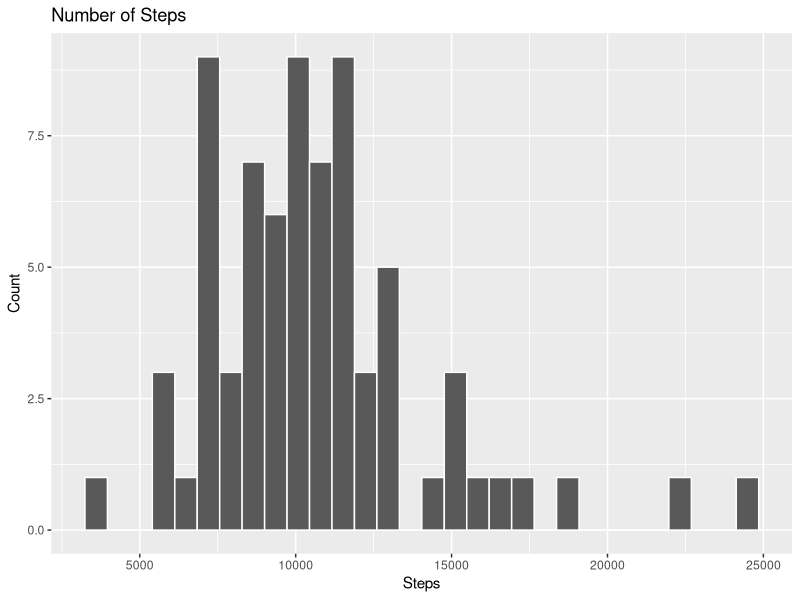
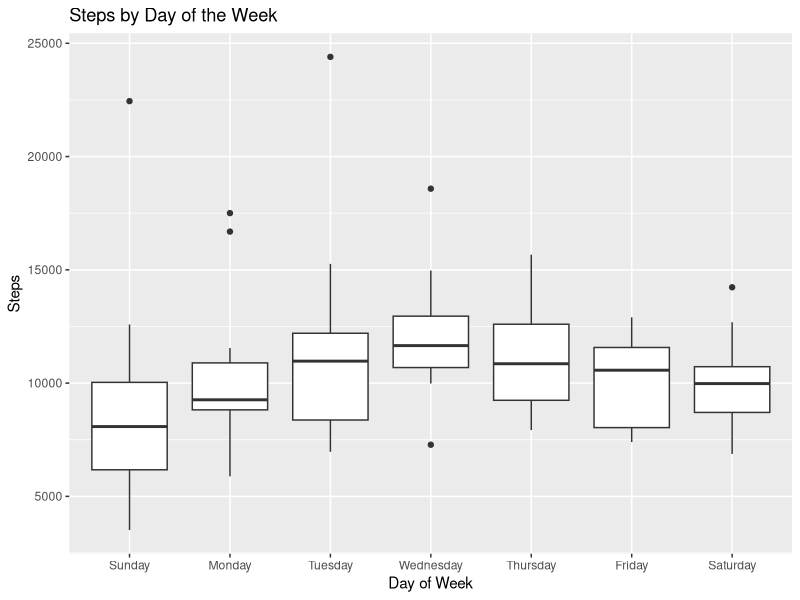
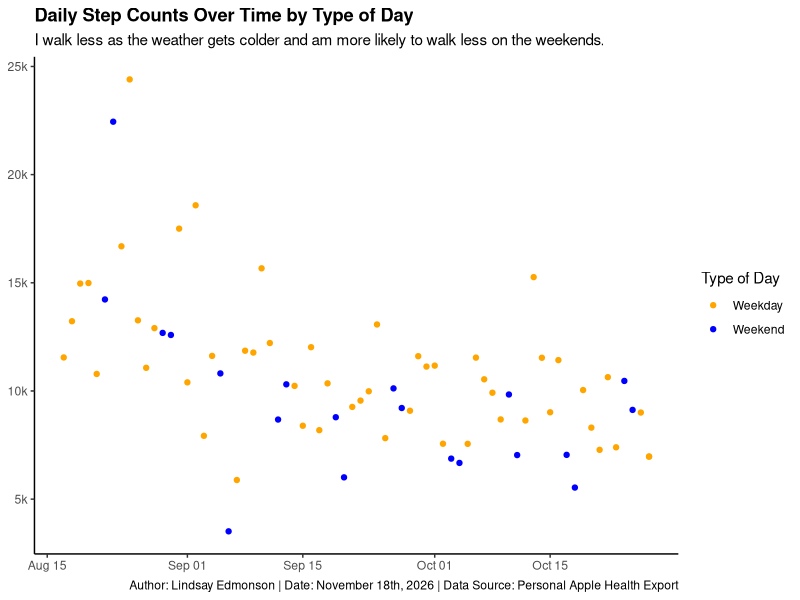

Reproduce these figures in R, in order.
## ---- chunk 1
library(tidyverse)
library(readr)
step_count <- read_csv("pvj_data.csv")

step_count <- step_count |>
  mutate(date = as.Date(date),
       steps = as.numeric(steps)) |>
  mutate(day_of_week = wday(date, label = TRUE, abbr = FALSE)) |>
  select(date, day_of_week, steps) |> 
  filter(!is.na(steps)) |> 
  mutate(day_type = if_else(day_of_week %in% c("Saturday", "Sunday"),
                            "Weekend", "Weekday"))
## ---- chunk 2
ggplot(step_count, aes(x = steps)) +
  geom_histogram(color = "white") +
  labs(title = "Number of Steps", x = "Steps", y = "Count")
## ---- chunk 3
ggplot(step_count, aes(x = day_of_week, y = steps)) +
  geom_boxplot() +
  labs(title = "Steps by Day of the Week", 
       x = "Day of Week", 
       y = "Steps")
## ---- chunk 4
ggplot(step_count, aes(x = date, y = steps, color = day_type)) +
  geom_point() +
  scale_color_manual(values = c("Weekend" = "blue", 
                              "Weekday" = "orange")) +
  labs(subtitle = "I walk less as the weather gets colder and am more likely to walk less on the weekends.",
       title = "Daily Step Counts Over Time by Type of Day",
       x = NULL, 
       y = NULL, 
       color = "Type of Day",
       caption = "Author: Lindsay Edmonson | Date: November 18th, 2026 | Data Source: Personal Apple Health Export") +
  scale_y_continuous(labels = scales::label_number(scale = 0.001, suffix = "k"))+
  theme_classic()+
  theme(plot.title = element_text(face = "bold"))
